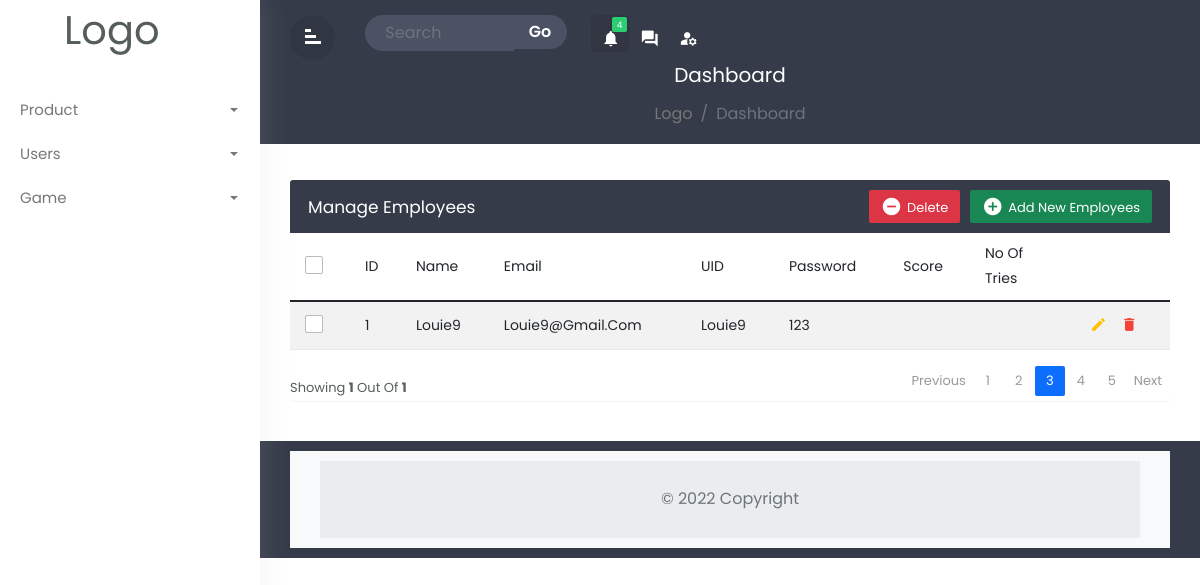
Before: /login-system/admin/admin-users.php with the older database file.
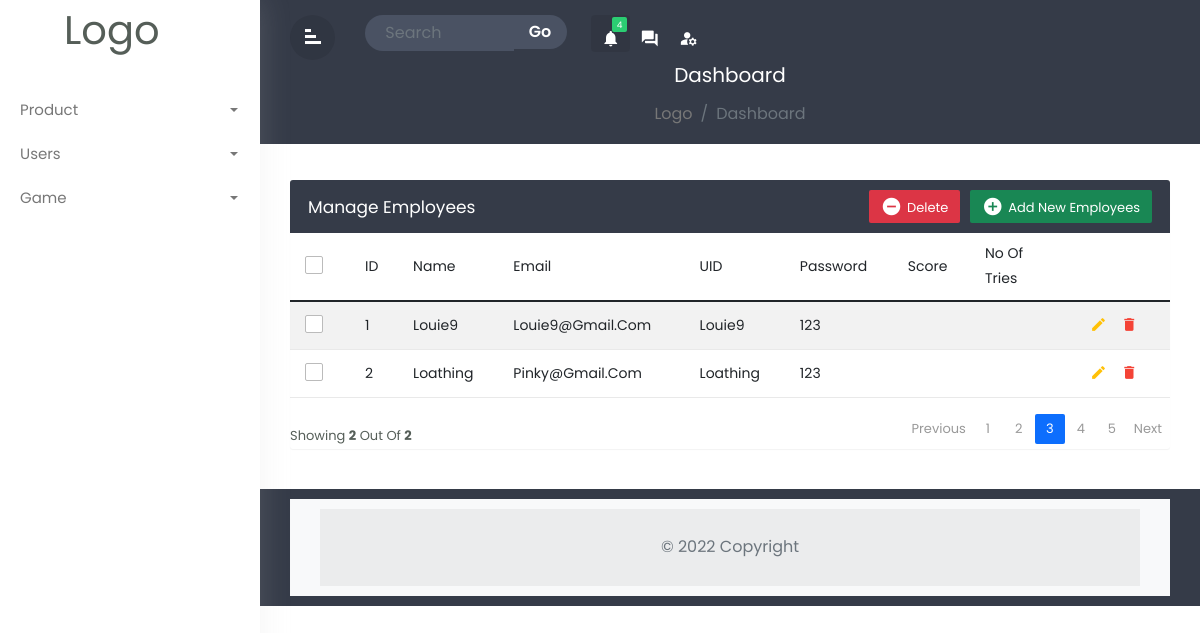
After: the same page with the newer database file.
### tables this page shows
CREATE TABLE IF NOT EXISTS `users` (
  `usersId` int(11) NOT NULL AUTO_INCREMENT,
  `usersName` varchar(128) NOT NULL,
  `usersEmail` varchar(128) NOT NULL,
  `usersUid` varchar(128) NOT NULL,
  `usersPwd` varchar(128) NOT NULL,
  PRIMARY KEY (`usersId`)
);

### login-system/admin/admin-users.php (the view, shortened to what the changed rows need)
<?php
include_once '../php/dbh.inc.php';
?>
<!doctype html>
<html lang="en">
<head>
    <link rel="stylesheet" href="../../bootstrap/css/bootstrap.min.css">
    <link rel="stylesheet" href="../../css/admin.css">
</head>
<body>
    <?php
    $sql = "SELECT * FROM users;";
    $result = mysqli_query($conn, $sql);
    $num = mysqli_num_rows($result);
    $rowcount = mysqli_num_rows($result);
    ?>
    <div class="wrapper">
        <?php
        require './admin-sidebar.php'
        ?>
        <div id="content">
            <div class="main-content">
                <div class="row">
                    <div class="col-md-12">
                        <div class="table-wrapper">
                            <div class="table-title">
                                <div class="row">
                                    <div class="col-sm-6 p-0 flex justify-content-lg-start justify-content-center">
                                        <h2 class="ml-lg-2">Manage Employees</h2>
                                    </div>
                                </div>
                            </div>
                            <table class="table table-striped table-hover">
                                <thead>
                                    <tr>
                                        <th><span class="custom-checkbox">
                                                <label for="selectAll"></label></th>
                                        <th>ID</th>
                                        <th>Name</th>
                                        <th>Email</th>
                                        <th>UID</th>
                                        <th>Password</th>
                                        <th>Score</th>
                                        <th>No of tries</th>
                                    </tr>
                                </thead>
                                <tbody>
                                    <?php
                                    if ($num > 0) {
                                        while ($data = mysqli_fetch_assoc($result)) {
                                            $userid = $data['usersId'];
                                            $us = $conn->query("SELECT * FROM `ranking` where usersid = $userid and `rankid` in ( SELECT MAX(`rankid`) FROM `ranking` GROUP BY `usersid`=$userid )");
                                            $userscore = mysqli_fetch_assoc($us);
                                            echo "
                                                <tr>
                                                <th><span class='custom-checkbox'>
                                                        <input type='checkbox' id='checkbox1' name='option[]' value='1'>
                                                        <label for='checkbox1'></label>
                                                        </th>
                                                <th>" . $data['usersId'] . "</th>
                                                <th>" . $data['usersName'] . "</th>
                                                <th>" . $data['usersEmail'] . "</th>
                                                <th>" . $data['usersUid'] . "</th>
                                                <th>" . $data['usersPwd'] . "</th>
                                                <th>" . $userscore['score'] . "</th>
                                                <th>" . $userscore['no_of_play'] . "</th>
                                                <th>
                                                <a href='#editEmployeeModal' class='edit' data-toggle='modal'>
                                                    <i class='material-icons' data-toggle='tooltip'
                                                        title='Edit'>&#xE254;</i>
                                                </a>
                                                <a href='#deleteEmployeeModal' class='delete' data-toggle='modal'>
                                                    <i class='material-icons' data-toggle='tooltip'
                                                        title='Delete'>&#xE872;</i>
                                                </a>
                                            </th>
                                        </tr>
                                                ";
                                        }
                                    }
                                    ?>
                                </tbody>
                            </table>
                            <div class="clearfix">
                                <?php
                                echo "<div class='hint-text'>showing <b>" . $rowcount . "</b> out of <b>" . $rowcount . "</b></div>"
                                ?>
                            </div>
                        </div>
                    </div>
                </div>
            </div>
        </div>
    </div>
</body>
</html>

Changed rows visible on the page:
added users: usersId "2", usersName "Loathing", usersEmail "Pinky@gmail.com", usersUid "Loathing", usersPwd "123"
Other visible differences:
$rowcount: "1" → "2"
